Frame 1 (no input): blank canvas, image omitted
Frame 60 (the mouse pressed at the canvas centre just before this capture): blank canvas, image omitted
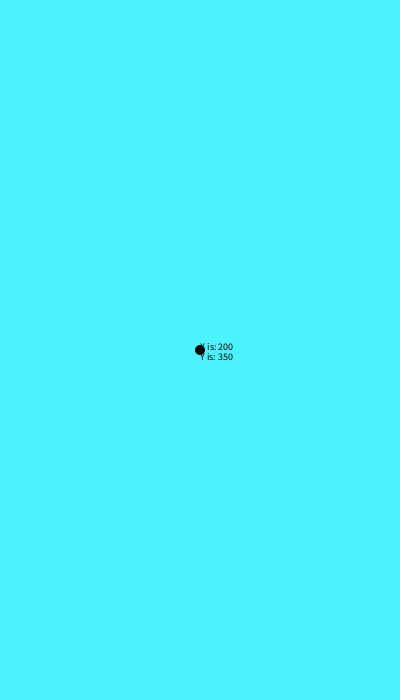
Frame 120 (the mouse held since frame 60 and released just before this capture)

The Processing sketch whose frames 1 and 60 were blank and that drew this single picture after the mouse press (run headless with seeded random() and noise(); from frame 60 on, the mouse is pressed at the canvas centre):

// Processing sketch: diver
// ── diver.pde
//Welcome to my game of diver, the 
//objective of the game is to try and
//get the treasure without hitting the
//shark

//createcanvas
void setup() {
  size(400, 700);
  colorMode(HSB, 360, 100, 100);
}

void draw() {
  //background
  background(184, 70, 100);

  ellipse(mouseX, mouseY, 10, 10);

  //coordinates
  textSize(10);
  fill(0, 0, 0);
  text("X is: " + mouseX, mouseX, mouseY);
  text("Y is: " + mouseY, mouseX, mouseY +10);
  noStroke();
}
